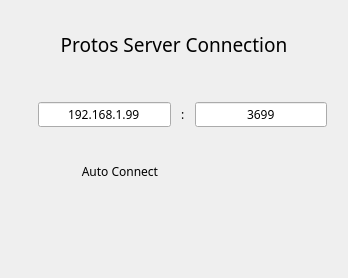
<?xml version="1.0" encoding="UTF-8"?>
<ui version="4.0">
 <class>ServerConnectionDlg</class>
 <widget class="QDialog" name="ServerConnectionDlg">
  <property name="geometry">
   <rect>
    <x>0</x>
    <y>0</y>
    <width>348</width>
    <height>278</height>
   </rect>
  </property>
  <property name="sizePolicy">
   <sizepolicy hsizetype="Fixed" vsizetype="Fixed">
    <horstretch>0</horstretch>
    <verstretch>0</verstretch>
   </sizepolicy>
  </property>
  <property name="font">
   <font>
    <family>Rubik Light</family>
   </font>
  </property>
  <property name="windowTitle">
   <string>Dialog</string>
  </property>
  <layout class="QVBoxLayout" name="verticalLayout">
   <property name="spacing">
    <number>25</number>
   </property>
   <item>
    <widget class="QLabel" name="label">
     <property name="font">
      <font>
       <family>Rubik ExtraBold</family>
       <pointsize>14</pointsize>
      </font>
     </property>
     <property name="text">
      <string>Protos Server Connection</string>
     </property>
     <property name="alignment">
      <set>Qt::AlignCenter</set>
     </property>
    </widget>
   </item>
   <item>
    <layout class="QHBoxLayout" name="horizontalLayout_2">
     <property name="spacing">
      <number>10</number>
     </property>
     <property name="leftMargin">
      <number>10</number>
     </property>
     <property name="rightMargin">
      <number>10</number>
     </property>
     <item>
      <widget class="QLabel" name="label_3">
       <property name="text">
        <string/>
       </property>
      </widget>
     </item>
     <item>
      <widget class="QLineEdit" name="ip_lineEdit">
       <property name="text">
        <string>192.168.1.99</string>
       </property>
       <property name="alignment">
        <set>Qt::AlignCenter</set>
       </property>
       <property name="placeholderText">
        <string>Ip</string>
       </property>
      </widget>
     </item>
     <item>
      <widget class="QLabel" name="label_2">
       <property name="font">
        <font>
         <family>Rubik ExtraBold</family>
        </font>
       </property>
       <property name="text">
        <string>:</string>
       </property>
      </widget>
     </item>
     <item>
      <widget class="QLineEdit" name="port_lineEdit">
       <property name="text">
        <string>3699</string>
       </property>
       <property name="alignment">
        <set>Qt::AlignCenter</set>
       </property>
       <property name="placeholderText">
        <string>port</string>
       </property>
      </widget>
     </item>
    </layout>
   </item>
   <item>
    <layout class="QHBoxLayout" name="horizontalLayout_3">
     <property name="spacing">
      <number>10</number>
     </property>
     <property name="leftMargin">
      <number>10</number>
     </property>
     <property name="rightMargin">
      <number>10</number>
     </property>
     <item>
      <widget class="QLabel" name="label_4">
       <property name="sizePolicy">
        <sizepolicy hsizetype="Fixed" vsizetype="Fixed">
         <horstretch>0</horstretch>
         <verstretch>0</verstretch>
        </sizepolicy>
       </property>
       <property name="text">
        <string>Auto Connect</string>
       </property>
       <property name="alignment">
        <set>Qt::AlignRight|Qt::AlignTrailing|Qt::AlignVCenter</set>
       </property>
      </widget>
     </item>
     <item>
      <widget class="QPushButton" name="autoConnect_pushButton">
       <property name="minimumSize">
        <size>
         <width>40</width>
         <height>40</height>
        </size>
       </property>
       <property name="maximumSize">
        <size>
         <width>40</width>
         <height>40</height>
        </size>
       </property>
       <property name="text">
        <string/>
       </property>
       <property name="icon">
        <iconset resource="../Resources/icons.qrc">
         <normaloff>:/icons/icons/toggle_off.svg</normaloff>
         <normalon>:/icons/icons/toggle_on.svg</normalon>:/icons/icons/toggle_off.svg</iconset>
       </property>
       <property name="iconSize">
        <size>
         <width>40</width>
         <height>40</height>
        </size>
       </property>
       <property name="checkable">
        <bool>true</bool>
       </property>
       <property name="checked">
        <bool>false</bool>
       </property>
       <property name="default">
        <bool>true</bool>
       </property>
       <property name="flat">
        <bool>true</bool>
       </property>
      </widget>
     </item>
    </layout>
   </item>
   <item>
    <layout class="QHBoxLayout" name="horizontalLayout">
     <item>
      <widget class="QPushButton" name="connect_pushButton">
       <property name="minimumSize">
        <size>
         <width>50</width>
         <height>50</height>
        </size>
       </property>
       <property name="maximumSize">
        <size>
         <width>50</width>
         <height>50</height>
        </size>
       </property>
       <property name="text">
        <string/>
       </property>
       <property name="icon">
        <iconset resource="../Resources/icons.qrc">
         <normaloff>:/icons/icons/connect.svg</normaloff>
         <normalon>:/icons/icons/connected.svg</normalon>:/icons/icons/connect.svg</iconset>
       </property>
       <property name="iconSize">
        <size>
         <width>50</width>
         <height>50</height>
        </size>
       </property>
       <property name="checkable">
        <bool>false</bool>
       </property>
       <property name="flat">
        <bool>true</bool>
       </property>
      </widget>
     </item>
    </layout>
   </item>
  </layout>
 </widget>
 <resources>
  <include location="../Resources/icons.qrc"/>
 </resources>
 <connections/>
</ui>
